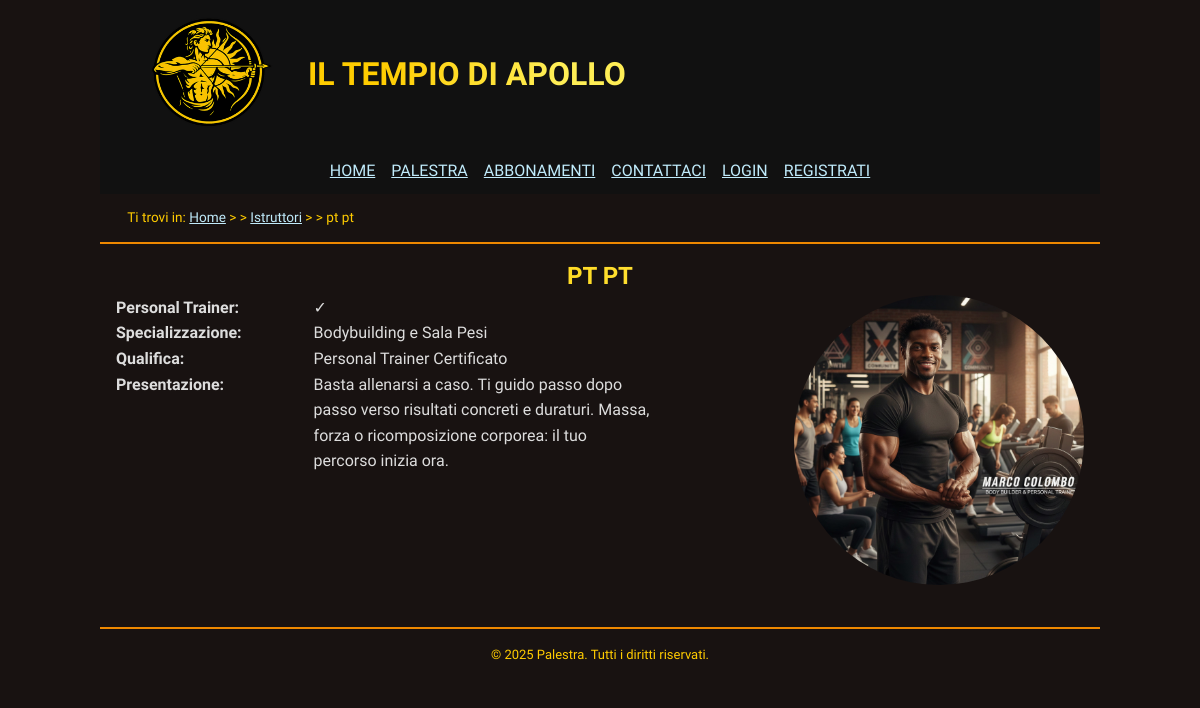
The app's page /html/profilo-istruttore.php?id=9, older data.
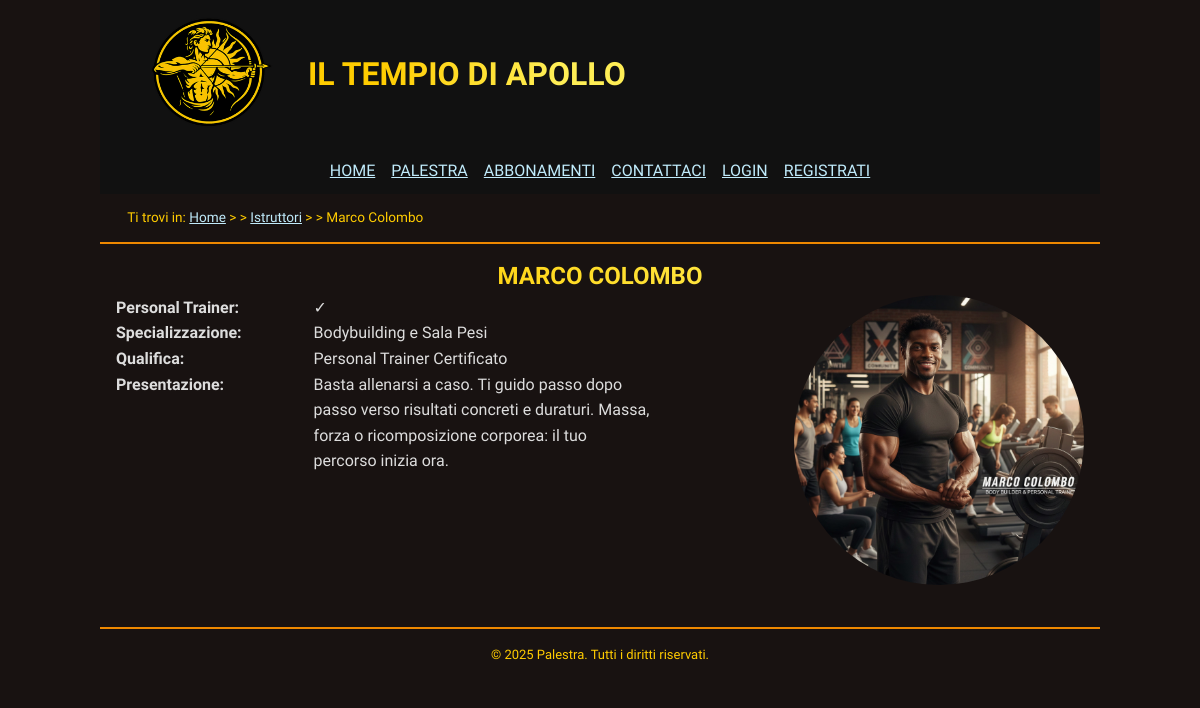
The same page, newer data.
### tables this page shows
CREATE TABLE Istruttore (
    id_utente BIGINT UNSIGNED PRIMARY KEY REFERENCES Utente(id_utente) ON DELETE CASCADE,
    specializzazione VARCHAR(100),
    qualifica VARCHAR(100),
    telefono VARCHAR(20),
    presentazione VARCHAR(255)
);

CREATE TABLE Personal_Trainer (
    id_istruttore BIGINT UNSIGNED PRIMARY KEY REFERENCES Istruttore(id_utente) ON DELETE CASCADE
);

CREATE TABLE Utente (
    id_utente SERIAL PRIMARY KEY,
    nome VARCHAR(100) NOT NULL,
    cognome VARCHAR(100) NOT NULL,
    email VARCHAR(100) UNIQUE NOT NULL,
    password_hash CHAR(60) NOT NULL 
);

### html/profilo-istruttore.php (the view, shortened to what this page needs)
<?php
require_once "../internal/db_connection.php";
require_once '../internal/header.php';
$templateIstruttore = file_get_contents('../internal/profilo-istruttore.html');
$idIstruttore = -1;
if (isset($_GET['id'])) {
    $idIstruttore = (int)$_GET['id'];
}
$query = "SELECT *
    FROM Istruttore
    JOIN Utente on Utente.id_utente = Istruttore.id_utente
    LEFT JOIN Personal_Trainer on Istruttore.id_utente = Personal_Trainer.id_istruttore
    WHERE Utente.id_utente = ?";
$stmt = $conn->prepare($query);
$stmt->bind_param('i', $idIstruttore);
$stmt->execute();
$result = $stmt->get_result();
while ($row = $result->fetch_array(MYSQLI_ASSOC)) {
    $output = $templateIstruttore;
    $imageFile = $idIstruttore;
    $isPt = $row['id_istruttore'] == null ? '&cross;' : '&check;';
    $output = str_replace("[ID Istruttore]", $idIstruttore, $output);
    $output = str_replace("[Immagine Profilo]", $imageFile, $output);
    $output = str_replace("[Nome Istruttore]", htmlspecialchars($row['nome'] . ' ' . $row['cognome']), $output);
    $output = str_replace("[È PT]", $isPt, $output);
    $output = str_replace("[Specializzazione Istruttore]", htmlspecialchars($row['specializzazione']), $output);
    $output = str_replace("[Qualifica Istruttore]", htmlspecialchars($row['qualifica']), $output);
    $output = str_replace("[Presentazione Istruttore]", htmlspecialchars($row['presentazione']), $output);
    $foreignWords = [
        'bodybuilding',
        'personal trainer',
        'functional training',
    ];
    preg_match('/<body>.*<\/body>/s', $output, $body);
    $body = $body[0];
    foreach ($foreignWords as $foreign) {
        $body = preg_replace_callback(
            '/' . $foreign . '/i',
            function ($matches) {
                return '<span lang="en">' . $matches[0] . '</span>';
            },
            $body
        );
    }
    $output = preg_replace(
        '/<body>.*<\/body>/s',
        $body,
        $output
    );
}

### internal/header.php (shortened to what this page needs)
<?php
function renderFromHtml($htmlContent) {
    $menuFile = isset($_SESSION['user_id'])
        ? __DIR__ . "/home/menu-user.html"
        : __DIR__ . "/home/menu-guest.html";
    $menuContent = file_get_contents($menuFile);
    $currentPath = pathinfo($_SERVER['PHP_SELF'], PATHINFO_DIRNAME);
    $currentPath = htmlspecialchars($currentPath, ENT_QUOTES);
    $currentPath = str_replace("/error", "", $currentPath);
    $menuContent = str_replace("[CWD]", $currentPath, $menuContent);
    $htmlContent = str_replace('[Menu]', $menuContent, $htmlContent);
    echo $htmlContent;
}
?>

### html/css/style.css (style rules this page uses)
* { padding: 0; margin: 0; }
:root { --mainColorLight: #fe5; --mainColor: #fc0; --mainColorDark: #e80; --textColor: #ddd; --urlColor: #c0ebfb; --visitedUrlColor: #965cfd; --mainBackgroundColorDark: #111; --mainBackgroundColor: #181211; --mainBackgroundColorLight: #332; --headerGradient: linear-gradient(to right, var(--mainColor) 25%, var(--mainColorLight) 75%); }
html, body { font-size: 100%; font-family: "Lexend", "Roboto", sans-serif; line-height: 1.6em; }
body { color: var(--textColor); background-color: var(--mainBackgroundColor); max-width: 1000px; margin: auto; }
a:link { text-decoration: underline; color: var(--urlColor); }
a:link:has(.logo) { text-decoration: none; width: fit-content; display: inline; }
h1, h2, h3, h4, h5, h6 { font-weight: bold; background: var(--headerGradient); background-clip: text; color: transparent; -webkit-background-clip: text; -webkit-text-fill-color: transparent; text-shadow: none; }
h1, h2, h3 { text-align: center; text-transform: uppercase; padding: 0.2em 0.5em; }
strong { font-weight: normal; }
header { background-color: var(--mainBackgroundColorDark); }
footer { margin-top: 2em; padding: 1em; font-size: small; color: var(--mainColor); border-top: 2px solid var(--mainColorDark); text-align: center; }
header.intestazione { display: flex; flex-wrap: wrap; align-items: center; top: 0; position: sticky; z-index: 999; padding: 0.5em 2em; text-transform: uppercase; }
.intestazione .logo { width: 156px; box-sizing: border-box; display: inline; vertical-align: middle; padding: .2em .5em; }
.intestazione h1 { display: inline; width: fit-content; flex: 1 1 auto; }
#menu { display: flex; justify-content: space-around; margin: 0 auto; }
#menu ul { display: flex; flex-wrap: wrap; list-style: none; }
#menu li { margin: .2em .5em; }
#breadcrumb { color: var(--mainColor); padding: 0.8em 2em; font-size: 0.85em; border-bottom: 2px solid var(--mainColorDark); }
#breadcrumb>ol::before { content: "Ti trovi in: "; margin-right: .25em; }
#breadcrumb>ol { list-style: none; align-items: baseline; display: flex; }
#breadcrumb>ol>li+li::before { content: "> >"/ ""; margin-right: .25em; }
#breadcrumb>ol>li::after { content: ""; margin-right: .25em; }
:root { --reviewImageSize: 10em; }
:root { --apollo-gradient: linear-gradient(135deg, #ffcc00 0%, #ff6a00 100%); --fire-gradient: linear-gradient(135deg, #ff4e50 0%, #f9d423 100%); --gold: #ffcc00; --orange: #ff6a00; --glow-gold: 0 0 20px rgba(255, 204, 0, 0.3); --shadow-card: 0 10px 30px rgba(0, 0, 0, 0.8); --radius: 12px; }
.dati-pt { padding: 1em; overflow: auto; }
.dati-pt dt:not(:first-child) { display: inline-block; font-weight: bold; width: 20%; }
.dati-pt dt:not(:first-child)::after, .dati-risultato-short dt:not(:first-child)::after { content: ":"; }
.dati-pt dd:not(:nth-child(2)) { display: inline-block; width: 35%; vertical-align: top; }
.dati-pt dd .img-pt { float: right; width: 30%; border-radius: 50%; }

### html/css/print.css (style rules this page uses)
:root { --textColor: #000; --bordo-sezione: .5mm solid black; }
html, body { font-size: 100%; font-family: "Times New Roman", "Times", serif; line-height: 1.6em; }
body { color: var(--textColor); background-color: var(--mainBackgroundColor); max-width: 100%; margin: auto; }
a:link { text-decoration: underline; color: var(--urlColor); }
a:link:has(.logo) { text-decoration: none; width: fit-content; display: inline; }
h1, h2, h3, h4, h5, h6 { background: initial; background-clip: initial; -webkit-background-clip: initial; -webkit-text-fill-color: initial; color: var(--textColor); }
h1, h2, h3 { text-align: center; text-transform: uppercase; }
strong { font-weight: normal; }
footer { margin-top: .5cm; padding-left: 0 0 0 -.5cm; font-size: small; color: var(--textColor); border-top: .2mm solid var(--textColor); }
header.intestazione { all: initial; text-transform: uppercase; }
.intestazione .logo { width: 2.5cm; display: inline; vertical-align: middle; padding: .5cm; }
.intestazione h1 { display: inline; }
#menu { display: none; }
#breadcrumb { color: var(--textColor); padding: 0 0 2mm 2mm; font-size: 85%; border-bottom: .5mm solid var(--textColor); }
:root { --reviewImageSize: 3cm; }

Row changes from the older to the newer data that the page shows:
changed through a linked row, istruttore: presentazione+qualifica+specializzazione "…LOGIN REGISTRATI Home Istruttori pt pt ✓ Specializzazione e Sala…" → "…LOGIN REGISTRATI Home Istruttori Marco Colombo ✓ Specializzazione e Sala…"
